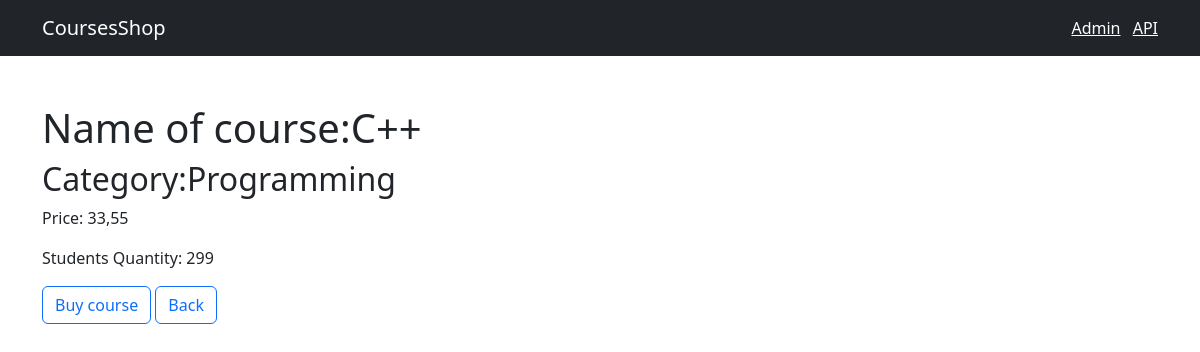
/course/3, run on the app's committed database.
### shop/models.py (models this page shows, shortened)
class Course(models.Model):
    title = models.CharField(max_length=300)
    date_of_creation = models.DateTimeField(default = timezone.now)
    price = models.FloatField()
    students_qty = models.IntegerField()
    reviews_qty = models.IntegerField()
    category = models.ForeignKey(Category, on_delete=models.CASCADE)

class Category(models.Model):
    title = models.CharField(max_length=255)
    date_of_creation = models.DateTimeField(default = timezone.now)
    def __str__(self):
        return self.title

### shop/views.py (the view)
# urls.py: path("course/<int:course_id>", views.single_course, name="single_course"),
def single_course(request, course_id):
    course = get_object_or_404(models.Course, pk=course_id)
    return render(request, 'shop/single_course.html', {"course": course})

### templates/shop/single_course.html (shortened to what this page needs)
{% extends "base.html"%}
{% block content %}
<h1 class="mt-5"> Name of course:{{course.title}}</h1>
<h2>Category:{{course.category}}</h2>
<p>Price: {{course.price}}</p>
<p>Students Quantity: {{course.students_qty}}</p>
<button class="btn btn-outline-primary" onclick="location.href='https://google.com/'">Buy course</button>
    <button type="button" onclick="window.history.go(-1)" class="btn btn-outline-primary"> Back</button>
{% endblock %}

### data on the page
Course: title "C++", category "Programming", price "33,55", students_qty "299"
